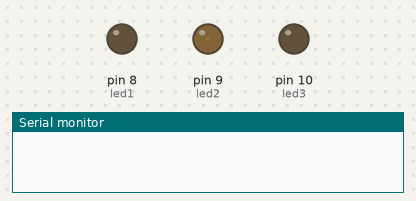
Bench run of a sketch on a simulated Arduino Uno, built with avr-gcc and run on an emulated ATmega328P. Parts: output pins drawn as LEDs (lit = HIGH), the last lines printed to the serial monitor.

Above: at 0.05 s.
At 0.45 s:
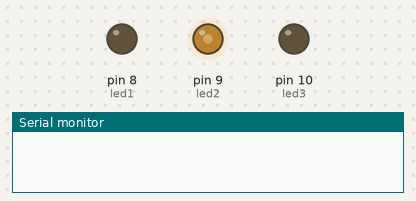
At 0.7 s:
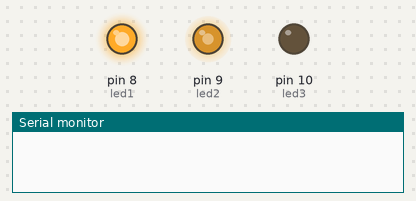
At 0.95 s:
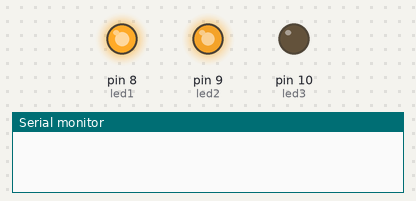
At 1.45 s:
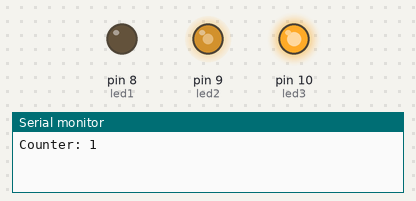
At 1.95 s:
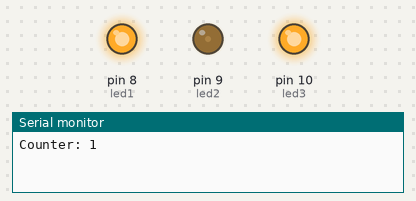
Timing chart, 0 to 4.7 s (numbered marks = the images above):
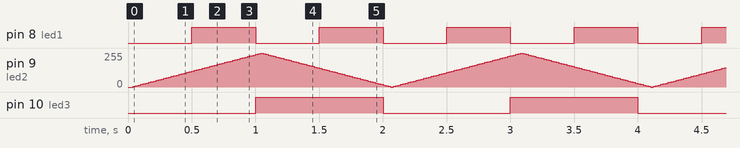

Measured:
- by itself, pin 8 (led1): alternates HIGH for 0.50 s and LOW for 0.50 s
- by itself, pin 10 (led3): alternates HIGH for 1.0 s and LOW for 1.0 s

The sketch:

RTOS_LED_Scheduler.ino.ino
```cpp
// RTOS-style LED Task Scheduler Demo
// Author: Marc Dugas

// LED pins
const int led1 = 8; // green light
const int led2 = 9; // blue light
const int led3 = 10; // red light

// Timing variables
unsigned long previousMillis1 = 0;
unsigned long previousMillis2 = 0;
unsigned long previousMillis3 = 0;

// Intervals for tasks
const long interval1 = 500;   // LED1 blink 500ms
const long interval2 = 20;    // LED2 fade using PWM
const long interval3 = 1000;  // LED3 counter print

// LED2 brightness
int brightness = 0;
int fadeAmount = 5;

// Counter for LED3
int counter = 0;

void setup() {
  pinMode(led1, OUTPUT);
  pinMode(led2, OUTPUT);
  pinMode(led3, OUTPUT);
  Serial.begin(9600);
}


void loop() {
  unsigned long currentMillis = millis();

  // Task 1: LED1 blink
  if(currentMillis - previousMillis1 >= interval1) {
    previousMillis1 = currentMillis;
    digitalWrite(led1, !digitalRead(led1)); // toggle LED1
  }

  // Task 2: LED2 fade
  if(currentMillis - previousMillis2 >= interval2) {
    previousMillis2 = currentMillis;
    analogWrite(led2, brightness);
    brightness += fadeAmount;
    if(brightness <= 0 || brightness >= 255) fadeAmount = -fadeAmount;
  }

  // Task 3: LED3 counter print
  if(currentMillis - previousMillis3 >= interval3) {
    previousMillis3 = currentMillis;
    counter++;
    digitalWrite(led3, counter % 2); // blink LED3 every second
    Serial.print("Counter: ");
    Serial.println(counter);
  }
}
```
